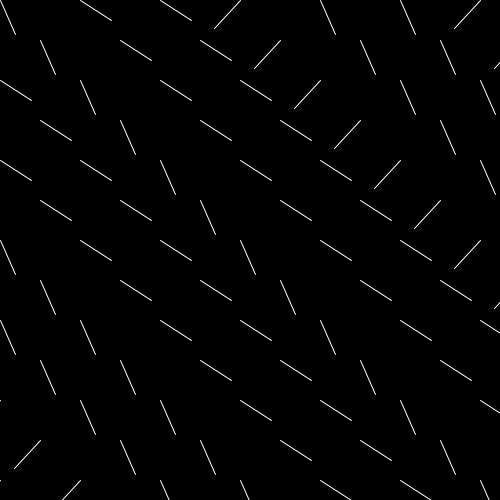
Frame 1 (no input)
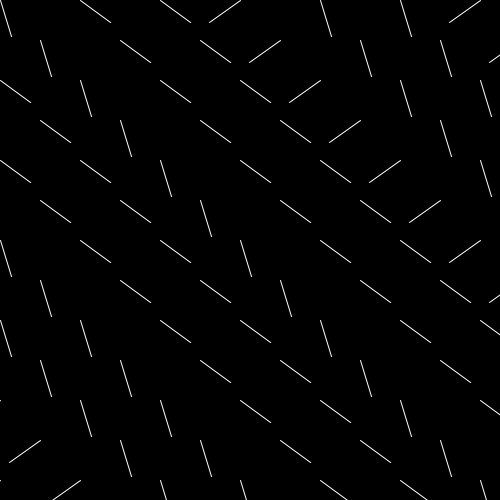
Frame 60 (the mouse pressed at the canvas centre just before this capture)
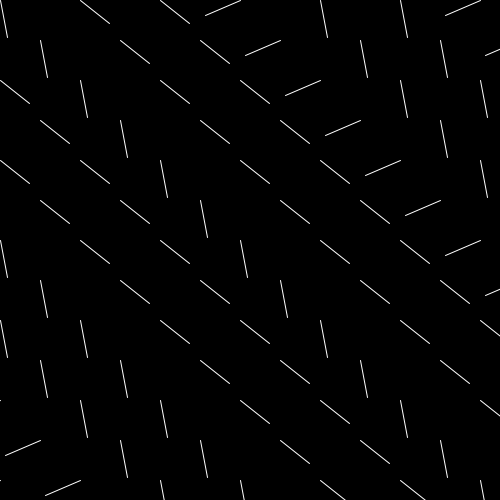
Frame 120 (the mouse held since frame 60 and released just before this capture)

The Processing sketch that drew these frames (run headless with seeded random() and noise(); from frame 60 on, the mouse is pressed at the canvas centre):

// Processing sketch: processing_166109
// ── processing_166109.pde

void setup(){
  size(500,500);
  stroke(255);
  strokeWeight(1);
}
void draw(){
  fill(80);
    background(0);

  float s=map(second(),0,60,0,TWO_PI)-HALF_PI;
  float m=map(minute(),0,60,0,TWO_PI)-HALF_PI;
  float h=map(hour()%12,0,12,0,TWO_PI)-HALF_PI;
    stroke(255);
    for(int i=0;i<500;i+=40){
  line(i,i,cos(s)*38+i,sin(s)*38+i);
  line(i+160,i-160,cos(s)*38+i+160,sin(s)*38+i-160);
  line(i+80,i-80,cos(s/2)*38+i+80,sin(s/2)*38+i-80);
  line(i+240,i-240,cos(s*2)*38+i+240,sin(s*2)*38+i-240);
  line(i+200,i-200,cos(s)*38+i+200,sin(s)*38+i-200);
  line(i+40,i-40,cos(s/2)*38+i+40,sin(s/2)*38+i-40);
  line(i+120,i-120,cos(s*2)*38+i+120,sin(s*2)*38+i-120);
  line(i-160,i+160,cos(s)*38+i-160,sin(s)*38+i+160);
  line(i-80,i+80,cos(s/2)*38+i-80,sin(s/2)*38+i+80);
  line(i-240,i+240,cos(s*2)*38+i-240,sin(s*2)*38+i+240);
  line(i-120,i+120,cos(s)*38+i-120,sin(s)*38+i+120);
  line(i-40,i+40,cos(s/2)*38+i-40,sin(s/2)*38+i+40);
  line(i-200,i+200,cos(s*2)*38+i-200,sin(s*2)*38+i+200);

    //line(250,250,cos(m)*30+250,sin(m)*30+250);
  //line(250,250,cos(h)*25+250,sin(h)*25+250);
    }
}
